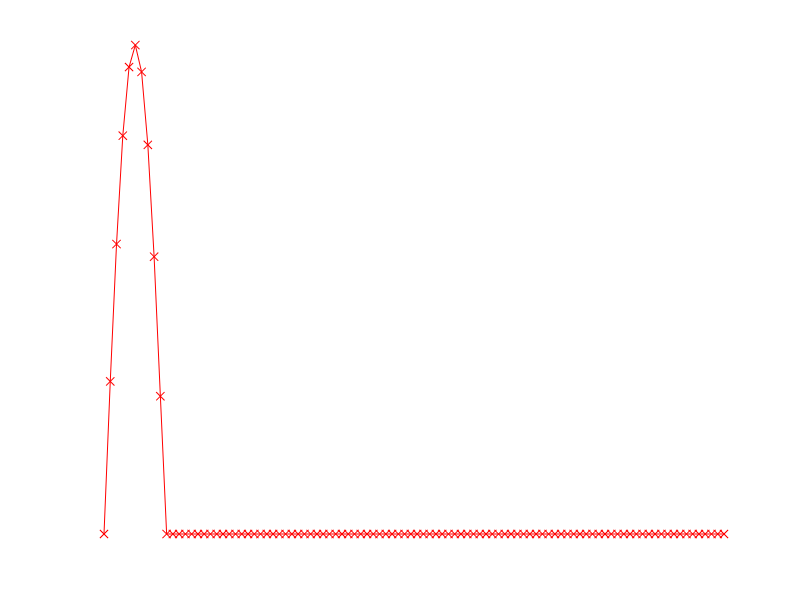

Here is the MATLAB script that generated this plot: (Note: this script raises an error after producing the figure.)




clc 
clear all
close all;
format long;


x_min = 0;x_max=1;%length of x in meter
nx = 100;
u_value=0.25;% value of u
k_time=100;%number of time loop
dx =(x_max-x_min)/(nx-1); %value of dx

 T_old=zeros(1,nx);
 xx=x_min:dx:x_max;%%vector of the x values
 CFL=.1;
 dt=dx*CFL/u_value;%% calculating delta time
 T_x=T_old;
 T_store=zeros(k_time,nx);
 
 
 
 %%%%%%%%%%%%%%%%%%%%%%%
 %%initial conditons
 %%%%%%%%%%%%%%%%%%%%%%%
 
 
 
 for i=1:nx
     if xx(i)<=0.1;
         T_old(i)=sin(10*pi*xx(i));
        
     else
         T_old(i)=0;
     end
 end


T_store(1,:)=T_old;%% storing the first time step


%%%%%%%%%%%%%%%%%%%%%%%%%%%%%%%%%%%%%%%%%%%%%%%%%%%%%%%%%%%%%%%
%%% FTCS for second time step using periodic boundary condition 
%%%%%%%%%%%%%%%%%%%%%%%%%%%%%%%%%%%%%%%%%%%%%%%%%%%%%%%%%%%%%%%



for i=2:2
    for j=1:nx
     if j==1
            T_x(1,j)=T_old(1,j)-0.5*CFL*(T_old(1,j+1)-T_old(1,nx));%%%%%periodic boundary
     elseif j<=nx-1 && i==2;
            T_x(1,j)=T_old(1,j)-0.5*CFL*(T_old(1,j+1)-T_old(1,j-1));
            
     else
            T_x(1,j)=T_old(1,j)-0.5*CFL*(T_old(1,1)-T_old(1,j-1));%%%%%periodic boundary
     end
            
    end
    
 T_old=T_x;
 T_store(i,:)=T_x;
end
 

%%%%%%%%%%%%%%%%%%%%%%%%%%%%%%%%%%%%%%%%%%%%%%%%%%%%%%%%%%%%%%%%%%%%%
%%% Leap frog from 3rd time step using periodic boundary condition 
%%%%%%%%%%%%%%%%%%%%%%%%%%%%%%%%%%%%%%%%%%%%%%%%%%%%%%%%%%%%%%%%%%%%%


for i=3:k_time
    for j=1:nx
        
            if j==1 
            T_x(1,j)=T_store(i-2,j)-CFL*(T_old(1,j+1)-T_old(1,nx)); %%%%%periodic boundary
            
            elseif j<=nx-1 
            T_x(1,j)=T_store(i-2,j)-CFL*(T_old(1,j+1)-T_old(1,j-1));
        
            
            else
            T_x(1,j)=T_store(i-2,j)-CFL*(T_old(1,1)-T_old(1,j-1));%%%%%periodic boundary
            end
       
             


    end
    T_old=T_x;
    T_store(i,:)=T_x;
   
    
  %%%%%%%%%%%%%%%%%%%%%%%%%%%%%%%%%%%%%%%
  %%%%% interactive plotting 
  %%%%%%%%%%%%%%%%%%%%%%%%%%%%%%%%%%%%%%%
%    
%   plot(xx,T_x(1,:),'-k','LineWidth',2); 
%   drawnow
% 
%   shg

   
end

 [mm,nn]=size(T_store);
 
 for ii=1:mm
     if ii==1 
     plot(xx,T_store(ii,:),'r-x');
      
        xlim([min(xx),max(xx)])
        ylim([0 1])
       
        set(gca,'nextplot','replacechildren','visible','off')
        f = getframe(1);
        [im,map] = rgb2ind(f.cdata,256,'nodither');
        im(1,1,1,40) = 0;
     else
         
              plot(xx,T_store(ii,:),'r-x');

        xlim([min(xx),max(xx)])
        ylim([0 1])
%         colorbar
       
        f = getframe(1);
        im(:,:,1,ii) = rgb2ind(f.cdata,map,'nodither');
    end
imwrite(im,map,'leap_frogwave.gif','DelayTime',1/(1000*mm),'LoopCount',inf)
 end